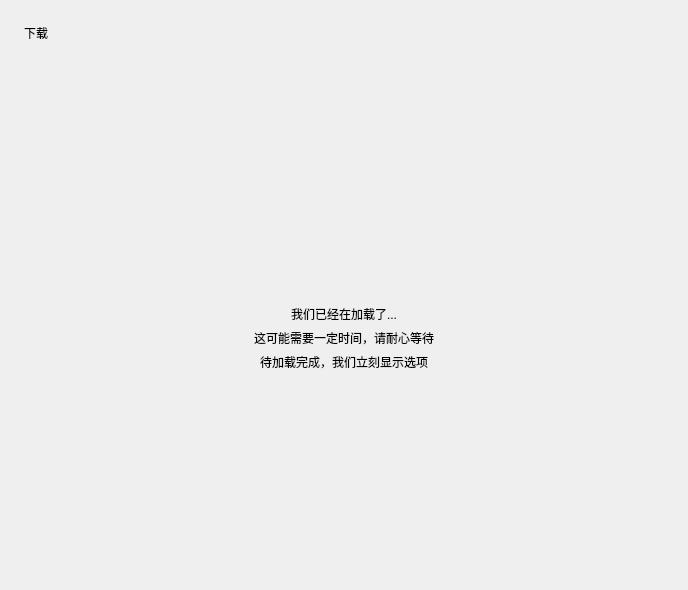
<?xml version="1.0" encoding="UTF-8"?>
<ui version="4.0">
 <class>Form</class>
 <widget class="QWidget" name="Form">
  <property name="geometry">
   <rect>
    <x>0</x>
    <y>0</y>
    <width>688</width>
    <height>590</height>
   </rect>
  </property>
  <property name="sizePolicy">
   <sizepolicy hsizetype="Preferred" vsizetype="Expanding">
    <horstretch>0</horstretch>
    <verstretch>0</verstretch>
   </sizepolicy>
  </property>
  <property name="windowTitle">
   <string>Form</string>
  </property>
  <property name="styleSheet">
   <string>
    @import url('https://cdn.jsdelivr.net/gh/zhiyiYo/PyQt-Fluent-Widgets@main/qfluentwidgets.qss');
   </string>
  </property>
  <layout class="QVBoxLayout" name="verticalLayout_2">
   <property name="spacing">
    <number>18</number>
   </property>
   <property name="leftMargin">
    <number>24</number>
   </property>
   <property name="topMargin">
    <number>24</number>
   </property>
   <property name="rightMargin">
    <number>24</number>
   </property>
   <property name="bottomMargin">
    <number>0</number>
   </property>
   <item>
    <widget class="TitleLabel" name="TitleLabel">
     <property name="text">
      <string>下载</string>
     </property>
    </widget>
   </item>
   <item>
    <widget class="SmoothScrollArea" name="SmoothScrollArea">
     <property name="styleSheet">
      <string notr="true">background: transparent; border: none</string>
     </property>
     <property name="widgetResizable">
      <bool>true</bool>
     </property>
     <widget class="QWidget" name="scrollAreaWidgetContents">
      <property name="geometry">
       <rect>
        <x>0</x>
        <y>0</y>
        <width>640</width>
        <height>536</height>
       </rect>
      </property>
      <layout class="QVBoxLayout" name="verticalLayout">
       <item>
        <spacer name="verticalSpacer">
         <property name="orientation">
          <enum>Qt::Vertical</enum>
         </property>
         <property name="sizeHint" stdset="0">
          <size>
           <width>20</width>
           <height>40</height>
          </size>
         </property>
        </spacer>
       </item>
       <item>
        <layout class="QHBoxLayout" name="horizontalLayout">
         <item>
          <spacer name="horizontalSpacer_2">
           <property name="orientation">
            <enum>Qt::Horizontal</enum>
           </property>
           <property name="sizeHint" stdset="0">
            <size>
             <width>40</width>
             <height>20</height>
            </size>
           </property>
          </spacer>
         </item>
         <item>
          <widget class="QLabel" name="label_2">
           <property name="minimumSize">
            <size>
             <width>10</width>
             <height>10</height>
            </size>
           </property>
           <property name="maximumSize">
            <size>
             <width>100</width>
             <height>125</height>
            </size>
           </property>
           <property name="pixmap">
            <pixmap>icon/loading2.gif</pixmap>
           </property>
           <property name="scaledContents">
            <bool>true</bool>
           </property>
           <property name="alignment">
            <set>Qt::AlignCenter</set>
           </property>
          </widget>
         </item>
         <item>
          <spacer name="horizontalSpacer">
           <property name="orientation">
            <enum>Qt::Horizontal</enum>
           </property>
           <property name="sizeHint" stdset="0">
            <size>
             <width>40</width>
             <height>20</height>
            </size>
           </property>
          </spacer>
         </item>
        </layout>
       </item>
       <item>
        <widget class="SubtitleLabel" name="label">
         <property name="text">
          <string>我们已经在加载了...</string>
         </property>
         <property name="alignment">
          <set>Qt::AlignCenter</set>
         </property>
        </widget>
       </item>
       <item>
        <widget class="CaptionLabel" name="label_3">
         <property name="text">
          <string>这可能需要一定时间，请耐心等待</string>
         </property>
         <property name="alignment">
          <set>Qt::AlignCenter</set>
         </property>
        </widget>
       </item>
       <item>
        <widget class="CaptionLabel" name="label_4">
         <property name="maximumSize">
          <size>
           <width>16777211</width>
           <height>16777215</height>
          </size>
         </property>
         <property name="text">
          <string>待加载完成，我们立刻显示选项</string>
         </property>
         <property name="alignment">
          <set>Qt::AlignCenter</set>
         </property>
        </widget>
       </item>
       <item>
        <spacer name="verticalSpacer_2">
         <property name="orientation">
          <enum>Qt::Vertical</enum>
         </property>
         <property name="sizeHint" stdset="0">
          <size>
           <width>20</width>
           <height>40</height>
          </size>
         </property>
        </spacer>
       </item>
      </layout>
     </widget>
    </widget>
   </item>
  </layout>
 </widget>
 <customwidgets>
  <customwidget>
   <class>SmoothScrollArea</class>
   <extends>QScrollArea</extends>
   <header location="global">qfluentwidgets</header>
   <container>1</container>
  </customwidget>
  <customwidget>
   <class>TitleLabel</class>
   <extends>QLabel</extends>
   <header location="global">qfluentwidgets</header>
  </customwidget>
  <customwidget>
   <class>SubtitleLabel</class>
   <extends>QLabel</extends>
   <header location="global">qfluentwidgets</header>
  </customwidget>
  <customwidget>
   <class>CaptionLabel</class>
   <extends>QLabel</extends>
   <header>qfluentwidgets</header>
  </customwidget>
 </customwidgets>
 <resources/>
 <connections/>
</ui>
